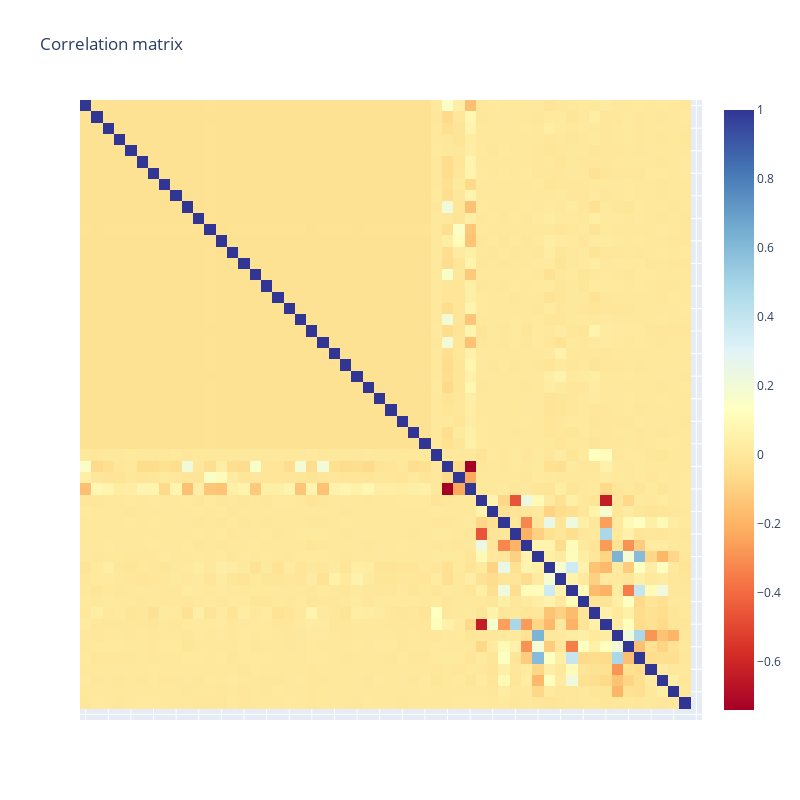

This figure's notebook cell:
### Code cell
correlation_matrix = encoded_df.drop(['play_type'], axis=1).corr()
fig = go.Figure(
    data=go.Heatmap(
        z=correlation_matrix,
        x=list(column_list),
        y=list(column_list),
        colorscale="rdylbu",
        zmin=-1,
        zmax=1
    )
)

fig.update_layout(
    showlegend=False, width=800, height=800, autosize=False, title="Correlation matrix"
)

fig.update_yaxes(showticklabels=False, autorange="reversed")
fig.update_xaxes(showticklabels=False)
fig.show()

### Figure 1 — Plotly figure (JSON) as saved in the notebook; plotly's stock layout.template omitted (floating-point values rounded to 4 significant figures; data arrays with more than 128 entries replaced by an {"elided": "..."} marker saying what was removed)
{"data": [{"colorscale": [[0, "rgb(165,0,38)"], [0.1, "rgb(215,48,39)"], [0.2, "rgb(244,109,67)"], [0.3, "rgb(253,174,97)"], [0.4, "rgb(254,224,144)"], [0.5, "rgb(255,255,191)"], [0.6, "rgb(224,243,248)"], [0.7, "rgb(171,217,233)"], [0.8, "rgb(116,173,209)"], [0.9, "rgb(69,117,180)"], [1, "rgb(49,54,149)"]], "type": "heatmap", "x": ["posteam_ATL", "posteam_BAL", "posteam_BUF", "posteam_CAR", "posteam_CHI", "posteam_CIN", "posteam_CLE", "posteam_DAL", "posteam_DEN", "posteam_DET", "posteam_GB", "posteam_HOU", "posteam_IND", "posteam_JAX", "posteam_KC", "posteam_LA", "posteam_LAC", "posteam_LV", "posteam_MIA", "posteam_MIN", "posteam_NE", "posteam_NO", "posteam_NYG", "posteam_NYJ", "posteam_PHI", "posteam_PIT", "posteam_SEA", "posteam_SF", "posteam_TB", "posteam_TEN", "posteam_WAS", "posteam_type_home", "roof_dome", "roof_open", "roof_outdoors", "yardline_100", "game_seconds_remaining", "down", "goal_to_go", "ydstogo", "play_type", "yards_gained", "shotgun", "no_huddle", "qb_dropback", "qb_scramble", "score_differential", "td_prob", "wpa", "first_down_rush", "first_down_pass", "interception", "qb_hit", "fumble", "div_game"], "y": ["posteam_ATL", "posteam_BAL", "posteam_BUF", "posteam_CAR", "posteam_CHI", "posteam_CIN", "posteam_CLE", "posteam_DAL", "posteam_DEN", "posteam_DET", "posteam_GB", "posteam_HOU", "posteam_IND", "posteam_JAX", "posteam_KC", "posteam_LA", "posteam_LAC", "posteam_LV", "posteam_MIA", "posteam_MIN", "posteam_NE", "posteam_NO", "posteam_NYG", "posteam_NYJ", "posteam_PHI", "posteam_PIT", "posteam_SEA", "posteam_SF", "posteam_TB", "posteam_TEN", "posteam_WAS", "posteam_type_home", "roof_dome", "roof_open", "roof_outdoors", "yardline_100", "game_seconds_remaining", "down", "goal_to_go", "ydstogo", "play_type", "yards_gained", "shotgun", "no_huddle", "qb_dropback", "qb_scramble", "score_differential", "td_prob", "wpa", "first_down_rush", "first_down_pass", "interception", "qb_hit", "fumble", "div_game"], "z": {"elided": "54x54 float values"}}], "layout": {"autosize": false, "height": 800, "showlegend": false, "title": {"text": "Correlation matrix"}, "width": 800, "xaxis": {"showticklabels": false}, "yaxis": {"autorange": "reversed", "showticklabels": false}}}
